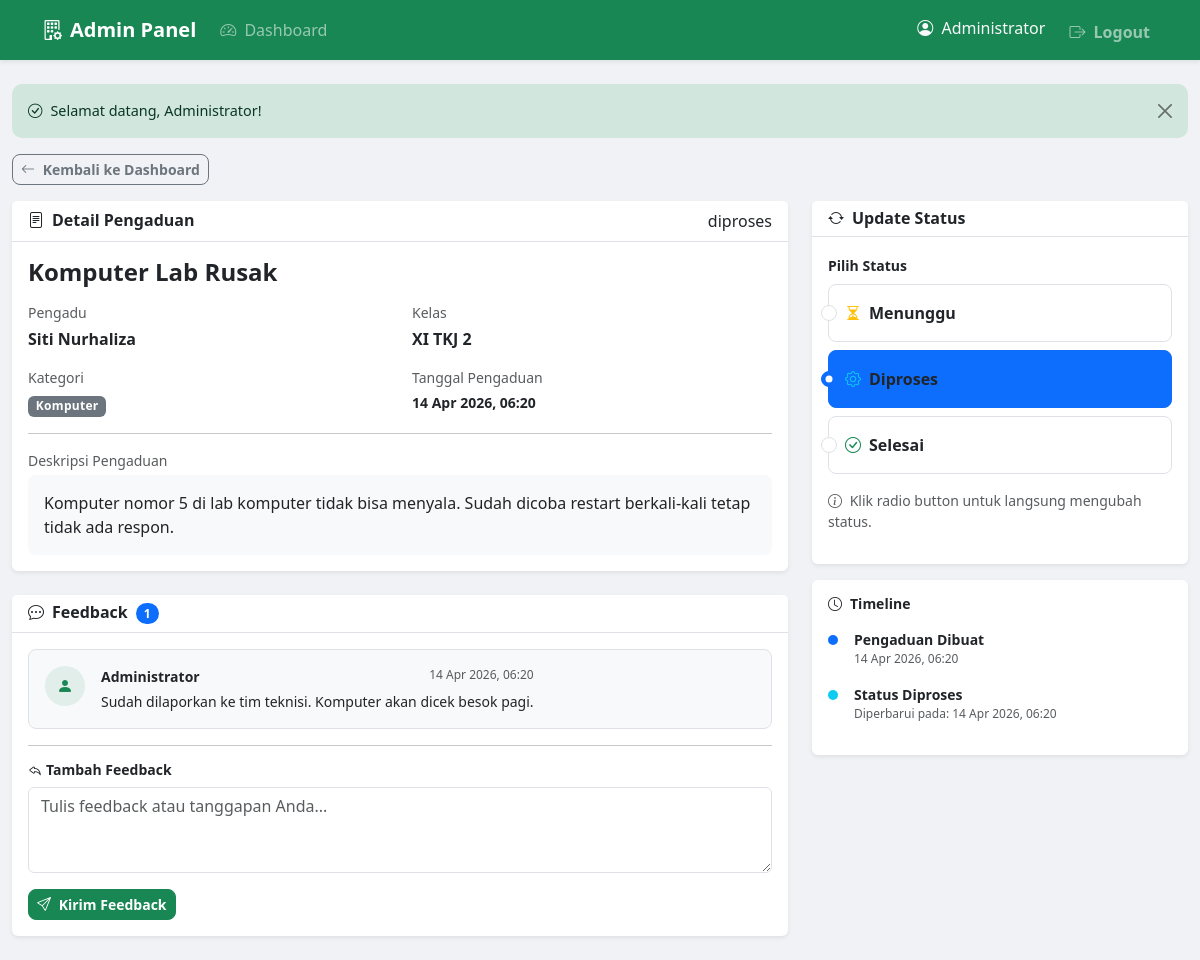
Page /admin/pengaduan_detail.php?id=2 (signed in) on the committed database.
### tables this page shows
CREATE TABLE pengaduan (
    id INT(11) NOT NULL AUTO_INCREMENT,
    user_id INT(11) NOT NULL,
    judul VARCHAR(200) NOT NULL,
    deskripsi TEXT NOT NULL,
    kategori ENUM('Listrik', 'Meja-Kursi', 'AC/Fan', 'Komputer', 'Toilet', 'Lainnya') NOT NULL,
    status ENUM('menunggu', 'diproses', 'selesai') NOT NULL DEFAULT 'menunggu',
    created_at TIMESTAMP DEFAULT CURRENT_TIMESTAMP,
    updated_at TIMESTAMP DEFAULT CURRENT_TIMESTAMP ON UPDATE CURRENT_TIMESTAMP,
    PRIMARY KEY (id),
    FOREIGN KEY (user_id) REFERENCES users(id) ON DELETE CASCADE
);

CREATE TABLE users (
    id INT(11) NOT NULL AUTO_INCREMENT,
    nama VARCHAR(100) NOT NULL,
    username VARCHAR(50) NOT NULL UNIQUE,
    password VARCHAR(255) NOT NULL,
    role ENUM('admin', 'siswa') NOT NULL DEFAULT 'siswa',
    kelas VARCHAR(20) DEFAULT NULL,
    created_at TIMESTAMP DEFAULT CURRENT_TIMESTAMP,
    PRIMARY KEY (id)
);

CREATE TABLE feedback (
    id INT(11) NOT NULL AUTO_INCREMENT,
    pengaduan_id INT(11) NOT NULL,
    admin_id INT(11) NOT NULL,
    isi_feedback TEXT NOT NULL,
    created_at TIMESTAMP DEFAULT CURRENT_TIMESTAMP,
    PRIMARY KEY (id),
    FOREIGN KEY (pengaduan_id) REFERENCES pengaduan(id) ON DELETE CASCADE,
    FOREIGN KEY (admin_id) REFERENCES users(id) ON DELETE CASCADE
);

### config/database.php (called while the page is built, shortened)
<?php
 $DB_HOST = '127.0.0.1';
 $DB_USER = 'ukk';
 $DB_PASS = 'ukk123';
 $DB_NAME = 'pengaduan_sekolah';
 $koneksi = mysqli_connect($DB_HOST, $DB_USER, $DB_PASS, $DB_NAME);
mysqli_set_charset($koneksi, "utf8mb4");
function query($sql) {
    global $koneksi;
    $result = mysqli_query($koneksi, $sql);
    $rows = [];
    while ($row = mysqli_fetch_assoc($result)) {
        $rows[] = $row;
    }
    return $rows;
}
function query_single($sql) {
    global $koneksi;
    $result = mysqli_query($koneksi, $sql);
    if ($result && mysqli_num_rows($result) > 0) {
        return mysqli_fetch_assoc($result);
    }
    return null;
}
function escape($data) {
    global $koneksi;
    return mysqli_real_escape_string($koneksi, htmlspecialchars($data, ENT_QUOTES, 'UTF-8'));
}
?>

### admin/pengaduan_detail.php (the view, shortened to what this page needs)
<?php
require_once __DIR__ . '/../config/database.php';
require_once __DIR__ . '/../includes/functions.php';
 $id = (int)($_GET['id'] ?? 0);
 $detail = get_pengaduan_by_id($id);
 $feedback_list = get_feedback($id);
require_once __DIR__ . '/../includes/header.php';
require_once __DIR__ . '/../includes/navbar_admin.php';
?>
<div class="container-fluid py-4">
    <?php echo flash_message(); ?>
    <a href="dashboard.php" class="btn btn-outline-secondary btn-sm mb-3">
        <i class="bi bi-arrow-left me-1"></i> Kembali ke Dashboard
    </a>
    <div class="row g-4">
        <div class="col-lg-8">
            <div class="card border-0 shadow-sm mb-4">
                <div class="card-header bg-white border-bottom d-flex justify-content-between align-items-center">
                    <h6 class="fw-bold mb-0"><i class="bi bi-file-text me-2"></i>Detail Pengaduan</h6>
                    <?php echo badge_status($detail['status']); ?>
                </div>
                <div class="card-body">
                    <h4 class="fw-bold mb-3"><?php echo escape($detail['judul']); ?></h4>
                    <div class="row mb-3">
                        <div class="col-sm-6">
                            <p class="mb-1 small text-muted">Pengadu</p>
                            <p class="fw-semibold mb-0"><?php echo escape($detail['nama']); ?></p>
                        </div>
                        <div class="col-sm-6">
                            <p class="mb-1 small text-muted">Kelas</p>
                            <p class="fw-semibold mb-0"><?php echo escape($detail['kelas']); ?></p>
                        </div>
                    </div>
                    <div class="row mb-3">
                        <div class="col-sm-6">
                            <p class="mb-1 small text-muted">Kategori</p>
                            <span class="badge bg-secondary"><?php echo escape($detail['kategori']); ?></span>
                        </div>
                        <div class="col-sm-6">
                            <p class="mb-1 small text-muted">Tanggal Pengaduan</p>
                            <p class="fw-semibold mb-0 small"><?php echo format_tanggal($detail['created_at']); ?></p>
                        </div>
                    </div>
                    <hr>
                    <p class="mb-1 small text-muted">Deskripsi Pengaduan</p>
                    <div class="p-3 bg-light rounded-3">
                        <p class="mb-0"><?php echo nl2br(escape($detail['deskripsi'])); ?></p>
                    </div>
                </div>
            </div>
            <div class="card border-0 shadow-sm">
                <div class="card-header bg-white border-bottom">
                    <h6 class="fw-bold mb-0">
                        <i class="bi bi-chat-dots me-2"></i>Feedback
                        <span class="badge bg-primary rounded-pill ms-1"><?php echo count($feedback_list); ?></span>
                    </h6>
                </div>
                <div class="card-body">
                    <?php if (empty($feedback_list)): ?>
                        <div class="text-center text-muted py-4">
                            <i class="bi bi-chat-left-text" style="font-size:40px;"></i>
                            <p class="mt-2 mb-0">Belum ada feedback.</p>
                        </div>
                    <?php else: ?>
                        <?php foreach ($feedback_list as $fb): ?>
                            <div class="d-flex mb-3 p-3 border rounded-3 bg-light">
                                <div class="rounded-circle bg-success bg-opacity-10 text-success d-flex align-items-center justify-content-center me-3 flex-shrink-0"
                                     style="width:40px;height:40px;">
                                    <i class="bi bi-person-fill"></i>
                                </div>
                                <div>
                                    <div class="d-flex justify-content-between">
                                        <span class="fw-semibold small"><?php echo escape($fb['admin_nama']); ?></span>
                                        <span class="text-muted" style="font-size:12px;">
                                            <?php echo format_tanggal($fb['created_at']); ?>
                                        </span>
                                    </div>
                                    <p class="mb-0 small mt-1"><?php echo nl2br(escape($fb['isi_feedback'])); ?></p>
                                </div>
                            </div>
                        <?php endforeach; ?>
                    <?php endif; ?>
                    <hr>
                    <h6 class="fw-bold small"><i class="bi bi-reply me-1"></i>Tambah Feedback</h6>
                    <form method="POST" action="">
                        <div class="mb-3">
                            <textarea name="isi_feedback" class="form-control" rows="3"
                                      placeholder="Tulis feedback atau tanggapan Anda..." required></textarea>
                        </div>
                        <button type="submit" class="btn btn-success btn-sm">
                            <i class="bi bi-send me-1"></i> Kirim Feedback
                        </button>
                    </form>
                </div>
            </div>
        </div>
        <div class="col-lg-4">
            <div class="card border-0 shadow-sm">
                <div class="card-header bg-white border-bottom">
                    <h6 class="fw-bold mb-0"><i class="bi bi-arrow-repeat me-2"></i>Update Status</h6>
                </div>
                <div class="card-body">
                    <form method="POST" action="">
                        <div class="mb-3">
                            <label class="form-label small fw-semibold">Pilih Status</label>
                            <?php
                            $status_list = [
                                'menunggu' => ['Menunggu', 'bi-hourglass-split', 'warning'],
                                'diproses' => ['Diproses', 'bi-gear', 'info'],
                                'selesai'  => ['Selesai', 'bi-check-circle', 'success']
                            ];
                            ?>
                            <?php foreach ($status_list as $val => $info): ?>
                                <div class="form-check mb-2 p-3 border rounded-3 <?php echo $detail['status'] === $val ? 'border-primary bg-primary bg-opacity-5' : ''; ?>">
                                    <input class="form-check-input" type="radio" name="status"
                                           id="status_<?php echo $val; ?>" value="<?php echo $val; ?>"
                                           <?php echo $detail['status'] === $val ? 'checked' : ''; ?>
                                           onchange="this.form.submit()">
                                    <label class="form-check-label w-100" for="status_<?php echo $val; ?>">
                                        <span class="d-flex align-items-center">
                                            <i class="bi <?php echo $info[1]; ?> text-<?php echo $info[2]; ?> me-2"></i>
                                            <span class="fw-semibold"><?php echo $info[0]; ?></span>
                                        </span>
                                    </label>
                                </div>
                            <?php endforeach; ?>
                        </div>
                        <p class="text-muted small">
                            <i class="bi bi-info-circle me-1"></i>
                            Klik radio button untuk langsung mengubah status.
                        </p>
                    </form>
                </div>
            </div>
            <div class="card border-0 shadow-sm mt-3">
                <div class="card-body">
                    <h6 class="fw-bold small mb-3"><i class="bi bi-clock me-2"></i>Timeline</h6>
                    <div class="d-flex align-items-start mb-3">
                        <div class="rounded-circle bg-primary d-flex align-items-center justify-content-center me-3 flex-shrink-0"
                             style="width:10px;height:10px;margin-top:6px;"></div>
                        <div>
                            <p class="mb-0 small fw-semibold">Pengaduan Dibuat</p>
                            <p class="mb-0 text-muted" style="font-size:12px;"><?php echo format_tanggal($detail['created_at']); ?></p>
                        </div>
                    </div>
                    <?php if ($detail['status'] !== 'menunggu'): ?>
                        <div class="d-flex align-items-start mb-3">
                            <div class="rounded-circle bg-info d-flex align-items-center justify-content-center me-3 flex-shrink-0"
                                 style="width:10px;height:10px;margin-top:6px;"></div>
                            <div>
                                <p class="mb-0 small fw-semibold">Status Diproses</p>
                                <p class="mb-0 text-muted" style="font-size:12px;">Diperbarui pada: <?php echo format_tanggal($detail['updated_at']); ?></p>
                            </div>
                        </div>
                    <?php endif; ?>
                </div>
            </div>
        </div>
    </div>
</div>
<?php require_once __DIR__ . '/../includes/footer.php'; ?>

### assets/css/style.css (style rules this page uses)
body { background-color: #f0f2f5; font-family: 'Segoe UI', system-ui, -apple-system, sans-serif; }
.card { transition: transform 0.2s ease, box-shadow 0.2s ease; }
.badge { font-weight: 600; letter-spacing: 0.3px; font-size: 0.75rem; }
.btn { border-radius: 8px; font-weight: 600; transition: all 0.2s ease; }
.form-check-input:checked { background-color: #0d6efd; border-color: #0d6efd; }

### rows in the picture
pengaduan: status "diproses", judul "Komputer Lab Rusak", user.nama "Siti Nurhaliza", user.kelas "XI TKJ 2", kategori "Komputer", created_at "14 Apr 2026, 06:20", deskripsi "Komputer nomor 5 di lab komputer tidak bisa menyala. Sudah dicoba restart berkali-kali tetap tidak ada respon.", status "☐ Menunggu", status "☑ Diproses", status "☐ Selesai", updated_at "14 Apr 2026, 06:20"
feedback: admin.nama "Administrator", created_at "14 Apr 2026, 06:20", isi_feedback "Sudah dilaporkan ke tim teknisi. Komputer akan dicek besok pagi."

### other values in the picture
$_SESSION['nama'] "Administrator"
$msg "Selamat datang, Administrator!"
count($feedback_list) "1"
$info[0] "Menunggu"
$info[0] "Diproses"
$info[0] "Selesai"
